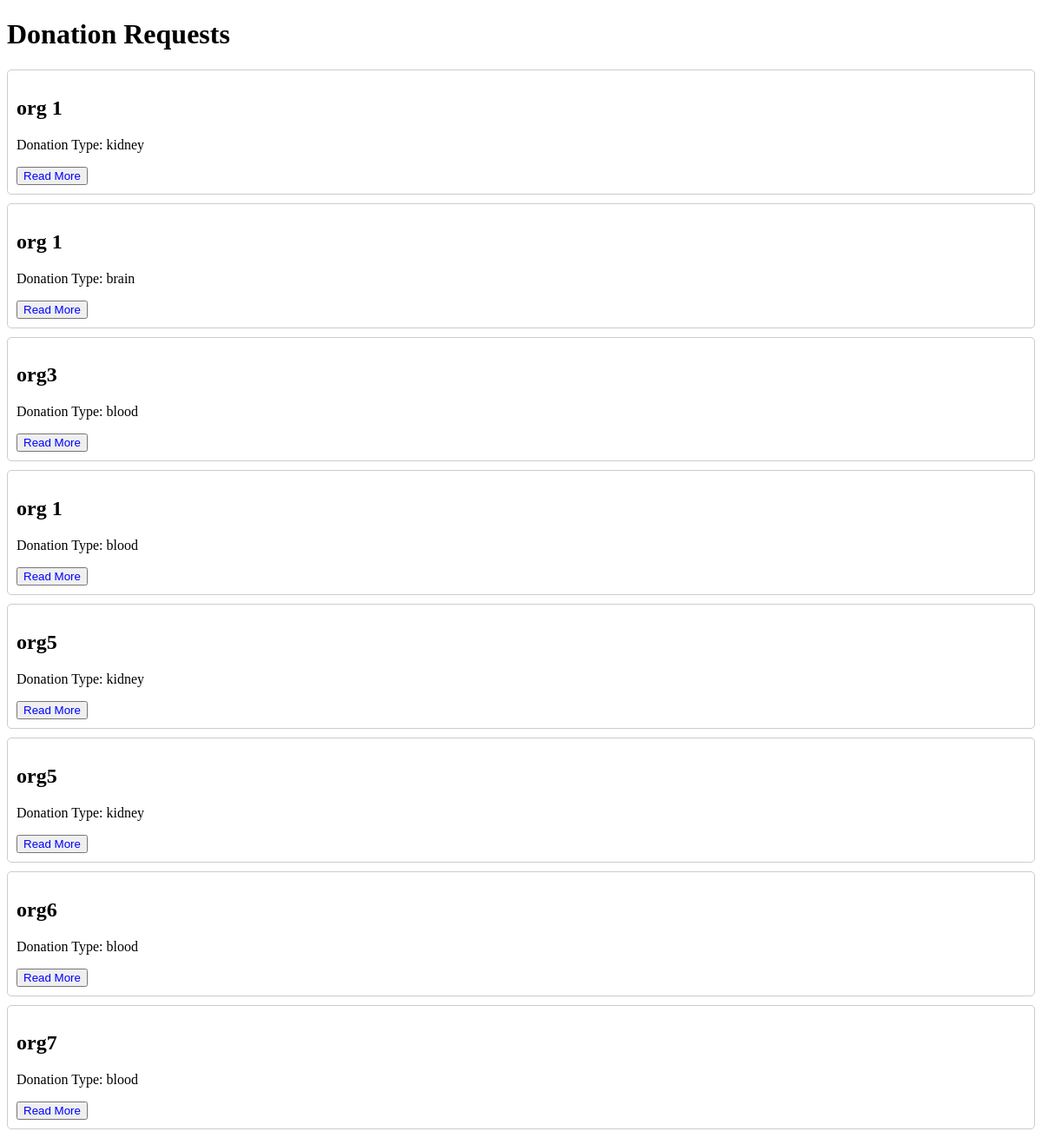
Screenshot of /home/donation_requests with the database file from the repository.
### dh/models.py (models this page shows, shortened)
class DonationRequest(models.Model):
    organization = models.ForeignKey(Organization, on_delete=models.CASCADE)
    donation_type_requested = models.CharField(max_length=100)
    additional_details = models.TextField(blank=True, null=True)

class Organization(models.Model):
    name = models.CharField(max_length=100)
    contact_information = models.CharField(max_length=100)
    organization_type = models.CharField(max_length=100)
    location = models.CharField(max_length=100)

### dh/views.py (the view)
# urls.py: path('home/donation_requests', views.donation_requests, name='donation_requests'),
def donation_requests(request):
    donation_requests = DonationRequest.objects.all()
    return render(request, 'donation_request_list.html', {'donation_requests': donation_requests})

### dh/templates/donation_request_list.html (shortened to what this page needs)
<!DOCTYPE html>
<html lang="en">
<head>
</head>
<body>
    <h1>Donation Requests</h1>
    {% for donation_request in donation_requests %}
    <div class="donation-request">
        <h2>{{ donation_request.organization.name }}</h2>
        <p>Donation Type: {{ donation_request.donation_type_requested }}</p>
        <button class="read-more">Read More</button>
    </div>
    {% endfor %}
</body>
</html>

### dh/templates/donation_request_list.html (style rules this page uses)
.donation-request { border: 1px solid #ccc; border-radius: 5px; padding: 10px; margin-bottom: 10px; }
.read-more { color: blue; cursor: pointer; }

### rows the page displays
DonationRequest: organization.name "org 1", donation_type_requested "kidney"
DonationRequest: organization.name "org 1", donation_type_requested "brain"
DonationRequest: organization.name "org3", donation_type_requested "blood"
DonationRequest: organization.name "org 1", donation_type_requested "blood"
DonationRequest: organization.name "org5", donation_type_requested "kidney"
DonationRequest: organization.name "org5", donation_type_requested "kidney"
DonationRequest: organization.name "org6", donation_type_requested "blood"
DonationRequest: organization.name "org7", donation_type_requested "blood"
